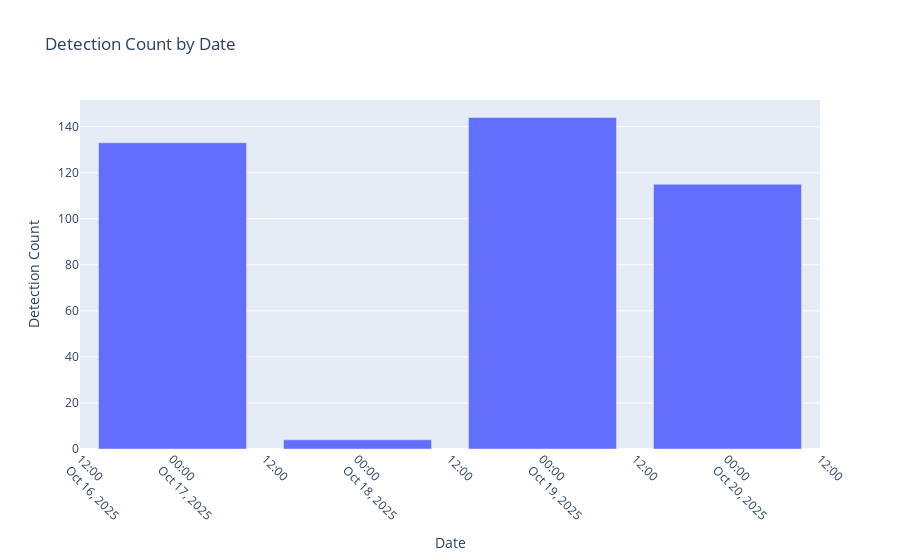

Notebook cell for this chart:
### Code cell
# Ensure 'date_only' is string type before grouping
df['date_only'] = df['date_only'].astype(str)

df_counts = df.groupby('date_only').size().reset_index(name='count')
fig_bar = px.bar(
    df_counts,
    x='date_only',
    y='count',
    title='Detection Count by Date',
    labels={'date_only': 'Date', 'count': 'Detection Count'}
)
fig_bar.update_layout(xaxis_tickangle=45)
fig_bar.show()

### Figure 1 — Plotly figure (JSON) as saved in the notebook; plotly's stock layout.template omitted (floating-point values rounded to 4 significant figures)
{"data": [{"alignmentgroup": "True", "hovertemplate": "Date=%{x}<br>Detection Count=%{y}<extra></extra>", "legendgroup": "", "marker": {"color": "#636efa", "pattern": {"shape": ""}}, "name": "", "offsetgroup": "", "orientation": "v", "showlegend": false, "textposition": "auto", "type": "bar", "x": ["2025-10-17", "2025-10-18", "2025-10-19", "2025-10-20"], "xaxis": "x", "y": [133, 4, 144, 115], "yaxis": "y"}], "layout": {"barmode": "relative", "legend": {"tracegroupgap": 0}, "title": {"text": "Detection Count by Date"}, "xaxis": {"anchor": "y", "domain": [0, 1], "tickangle": 45, "title": {"text": "Date"}}, "yaxis": {"anchor": "x", "domain": [0, 1], "title": {"text": "Detection Count"}}}}
